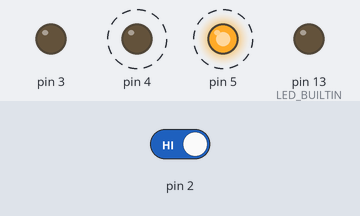
Bench run of a sketch on a simulated Arduino Uno, built with avr-gcc and run on an emulated ATmega328P. Parts: output pins drawn as LEDs (lit = HIGH). Dashed ring = blinking. Inputs (shaded band) come from the test bench; at power-on: pin 2 HIGH.

Above: at 4.8 s.
4.9 s: pin 2 driven LOW
At 5.5 s:
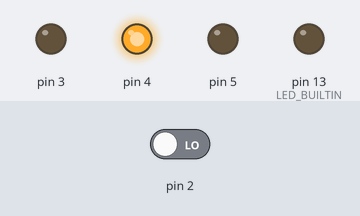
At 6.3 s:
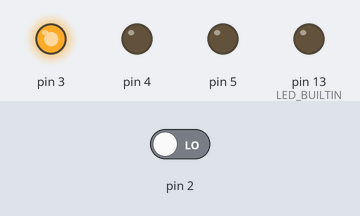
7.6 s: pin 2 driven HIGH
At 8.4 s:
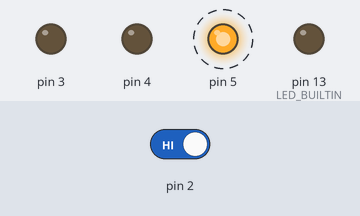
Timing chart, 0 to 19.6 s (numbered marks = the images above; inputs shaded):
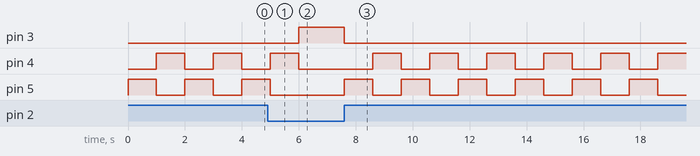

The sketch:

sketch_aug17a.ino
```cpp
int stateOfSwitch = 0;


void setup() {

  pinMode(2, INPUT);
  pinMode(3, OUTPUT);
  pinMode(4, OUTPUT);
  pinMode(5, OUTPUT);

  pinMode(LED_BUILTIN, OUTPUT);
  digitalWrite(LED_BUILTIN, LOW);
}

void loop() {

  stateOfSwitch = digitalRead(2);


  if (stateOfSwitch == LOW)
  {
    digitalWrite(3, HIGH);
    digitalWrite(4, LOW);
    digitalWrite(5, LOW);
  }
  else
  {
    digitalWrite(3, LOW);

    digitalWrite(4, LOW);
    digitalWrite(5, HIGH);
    delay(1000);

    digitalWrite(4, HIGH);
    digitalWrite(5, LOW);
    delay(1000);
  }
}
```

Measured:
- after the input at 4.9 s, pin 3: LOW → HIGH after 1.1 s; pin 4: goes on until 6.0 s, then stays LOW; pin 5: goes on until 5.0 s, then stays LOW
- after the input at 7.6 s, pin 3: HIGH → LOW at once; pin 4: alternates HIGH for 1.0 s and LOW for 1.0 s, starting after 1.0 s; pin 5: alternates HIGH for 1.0 s and LOW for 1.0 s, starting at once
- by itself, pin 4, pin 5: alternates HIGH for 1.0 s and LOW for 1.0 s
